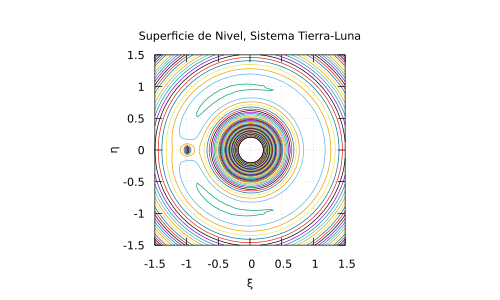

Write gnuplot code to recreate this figure.
#    2021-04-07
#    contourTierraLuna.gp
#    Diego Sarceño (dsarceno68@gmail.com)

#    Programa superficies de nivel, sistema tierra luna

#    Codificación del texto: UTF8
#    Compiladores probados: GNUPLOT (Ubuntu 20.04 Linux) 5.2
#    Instrucciones de compilación: no requere nada mas
#    gnuplot contourTierraLuna.gp

#    Copyright (C) 2021
#    D. R. Sarceño Ramírez
#    dsarceno68@gmail.com
#
#    This program is free software: you can redistribute it and/or
#    modify it under the terms of the GNU General Public License as
#    published by the Free Software Foundation, either version 3 of
#    the License, or (at your option) any later version.
#
#    This program is distributed in the hope that it will be useful,
#    but WITHOUT ANY WARRANTY; without even the implied warranty of
#    MERCHANTABILITY or FITNESS FOR A PARTICULAR PURPOSE.  See the GNU
#    General Public License for more details.
#
#    You should have received a copy of the GNU General Public License
#    along with this program.  If not, see
#    <http://www.gnu.org/licenses/>.

# PROGRAM
# terminal
set terminal pdf
set output 'contourTierraLuna.pdf'

# divisiones en la superficies para una mejor visión
set isosamples 50

# labels
set title 'Superficie de Nivel, Sistema Tierra-Luna'
set xlabel 'ξ'
set ylabel 'η'

# superficies de nivel
set size ratio -1
set grid
set view map
#set key outside
set nokey
unset surface
set contour base
set cntrparam levels incremental -5,0.05,0



## plot
# ranges
set xrange [-1.5:1.5]
set yrange [-1.5:1.5]

# constantes
G = 6.6738E-11
Me = 5.972E24
Ml = 7.349E22
a = 3.844E8
xi1 = Ml/(Me + Ml)
xi2 = xi1 - 1
K = (Me + Ml)*G/a

splot ( xi2/sqrt((x - xi1)**2 + y**2) - xi1/sqrt((x - xi2)**2 + y**2) - 0.5*(x**2 + y**2) ) t 'V'


# END PROGRAM
